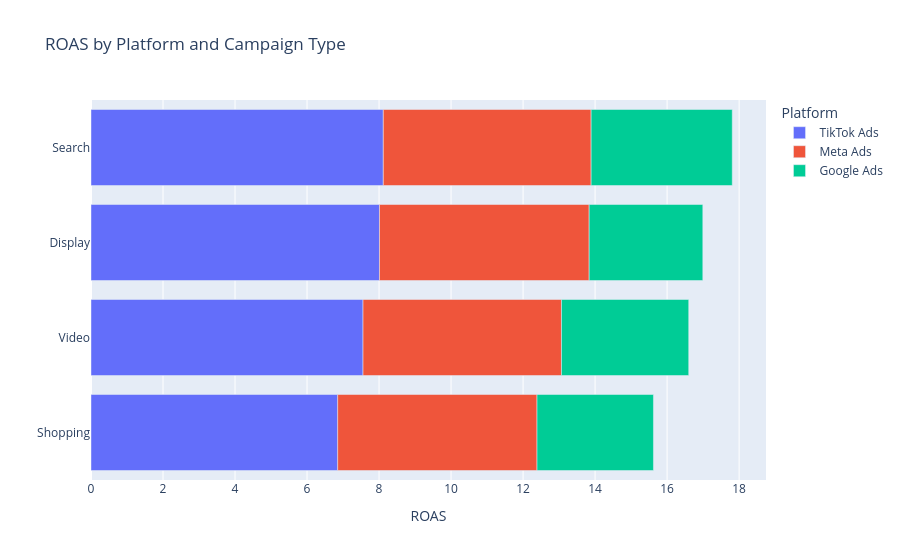

The notebook cell saved with this chart:
### Code cell
# plot horizontal bar chart of by_platform_campaign data, with ROAS on the x-axis, campaign_type on the y-axis, and color by platform
fig = px.bar(by_platform_campaign, x='ROAS', y='campaign_type', color='platform', orientation='h', 
             title='ROAS by Platform and Campaign Type')  
fig.update_layout(yaxis={'categoryorder':'total ascending'}, yaxis_title='', 
                  xaxis_title='ROAS', legend_title='Platform',)
fig.show()

### Figure 1 — Plotly figure (JSON) as saved in the notebook; plotly's stock layout.template omitted (floating-point values rounded to 4 significant figures)
{"data": [{"hovertemplate": "platform=TikTok Ads<br>ROAS=%{x}<br>campaign_type=%{y}<extra></extra>", "legendgroup": "TikTok Ads", "marker": {"color": "#636efa", "pattern": {"shape": ""}}, "name": "TikTok Ads", "orientation": "h", "showlegend": true, "textposition": "auto", "type": "bar", "x": [8.118, 8.012, 7.555, 6.852], "xaxis": "x", "y": ["Search", "Display", "Video", "Shopping"], "yaxis": "y"}, {"hovertemplate": "platform=Meta Ads<br>ROAS=%{x}<br>campaign_type=%{y}<extra></extra>", "legendgroup": "Meta Ads", "marker": {"color": "#EF553B", "pattern": {"shape": ""}}, "name": "Meta Ads", "orientation": "h", "showlegend": true, "textposition": "auto", "type": "bar", "x": [5.823, 5.772, 5.536, 5.512], "xaxis": "x", "y": ["Display", "Search", "Shopping", "Video"], "yaxis": "y"}, {"hovertemplate": "platform=Google Ads<br>ROAS=%{x}<br>campaign_type=%{y}<extra></extra>", "legendgroup": "Google Ads", "marker": {"color": "#00cc96", "pattern": {"shape": ""}}, "name": "Google Ads", "orientation": "h", "showlegend": true, "textposition": "auto", "type": "bar", "x": [3.919, 3.534, 3.234, 3.156], "xaxis": "x", "y": ["Search", "Video", "Shopping", "Display"], "yaxis": "y"}], "layout": {"barmode": "relative", "legend": {"title": {"text": "Platform"}, "tracegroupgap": 0}, "title": {"text": "ROAS by Platform and Campaign Type"}, "xaxis": {"anchor": "y", "domain": [0, 1], "title": {"text": "ROAS"}}, "yaxis": {"anchor": "x", "categoryorder": "total ascending", "domain": [0, 1], "title": {"text": ""}}}}
